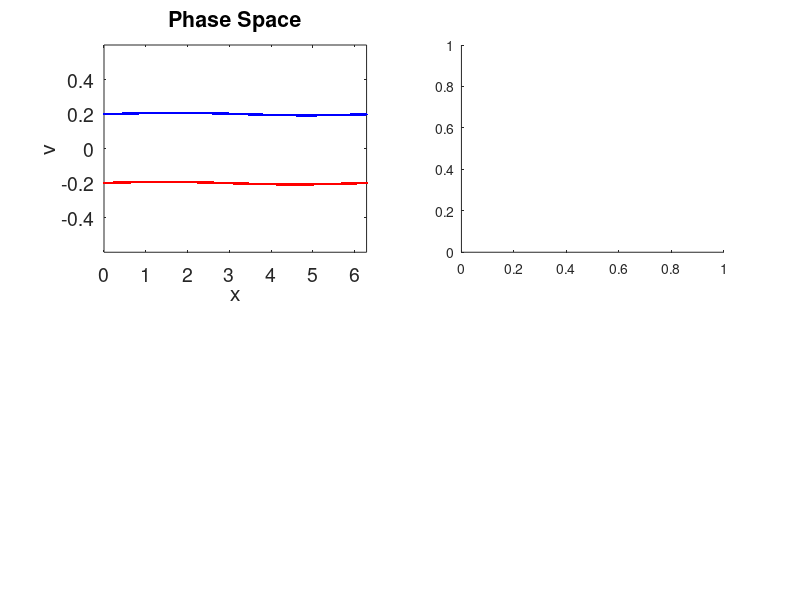

MATLAB code for this plot: (Note: this script raises an error after producing the figure.)
clear 
close all
% parameters and constants
L=2*pi;
DT=.5;
NT=200;NTOUT=25;
NG=64;
N=10000;
WP=1;
QM=-1;
V0=0.2;
VT=0.0;
XP1=1;
V1=0.01;
mode=1;
Q=WP.^2/(QM*N/L);
rho_back=-Q*N/L;
dx=L/NG;
% initial loading for the 2 Stream instability
xp=linspace(0,L-L/N,N)';
vp=VT*randn(N,1);
xp=xp+XP1*(L/N)*sin(2*pi*xp/L*mode);
vp(1:2:N-1)=random('normal',V0,VT,[N/2 1]);
vp(2:2:N)=random('normal',-V0,VT,[N/2 1]);
vp=vp+V1*sin(2*pi*xp/L*mode); % add sin variations
% arrays for the Poisson calc
p=1:N;p=[p p];
un=ones(NG-1,1);
Poisson=spdiags([un -2*un un],[-1 0 1],NG-1,NG-1);
% Main computational cycle
for it=1:NT
    % update xp
    xp=xp+vp*DT;
    % apply bc on the particle positions
    out=(xp<0); xp(out)=xp(out)+L;
    out=(xp>=L);xp(out)=xp(out)-L;
    % projection p->g
    g1=floor(xp/dx-.5)+1;g=[g1;g1+1];
    fraz1=1-abs(xp/dx-g1+.5);fraz=[fraz1;1-fraz1];
    % apply bc on the projection
    out=(g<1);g(out)=g(out)+NG;
    out=(g>NG);g(out)=g(out)-NG;
    mat=sparse(p,g,fraz,N,NG);
    rho=full((Q/dx)*sum(mat))'+rho_back;
    % computing fields
    Phi=Poisson\(-rho(1:NG-1)*dx^2);Phi=[Phi;0];
    Eg=([Phi(NG); Phi(1:NG-1)]-[Phi(2:NG);Phi(1)])/(2*dx);
    % projection q->p and update of vp
    vp=vp+mat*QM*Eg*DT;
    
    % diagnostics
    figure(1)
    set(gcf,'position',[560   259   898   689],'color','w');
    subplot(2,2,1)
    plot(xp(1:2:N-1),vp(1:2:N-1),'b.');hold on
    plot(xp(2:2:N),vp(2:2:N),'r.');hold off
    xlabel('x'),ylabel('v'),title('Phase Space')
    xlim([0 pi*2])
    ylim([-0.6 0.6]);set(gca,'fontsize',14);
    
    subplot(2,2,2)
    histogram(vp,50,'normalization','pdf')
    xlabel('x'),ylabel('f(v)'),title('probability density function')    
    xlim([-0.6 0.6]); ylim([0 5]);  
    text(0.05,0.9,['Time = ',num2str(round(it*DT))],'unit','normalized');
    set(gca,'fontsize',14);
    
    subplot(2,2,3)
    plot(linspace(0,L,NG),rho,'k');
    xlabel('x'),ylabel('\rho'),title('Charge Density')
    xlim([0 pi*2])
    ylim([-0.5 0.5]);set(gca,'fontsize',14);
    
    subplot(2,2,4)
    plot(linspace(0,L,NG),Eg,'b');
    xlabel('x'),ylabel('\rho'),title('Electric Field')
    xlim([0 pi*2])
    ylim([-0.2 0.2]);set(gca,'fontsize',14);  
    
    pause(0.1)
        
end
